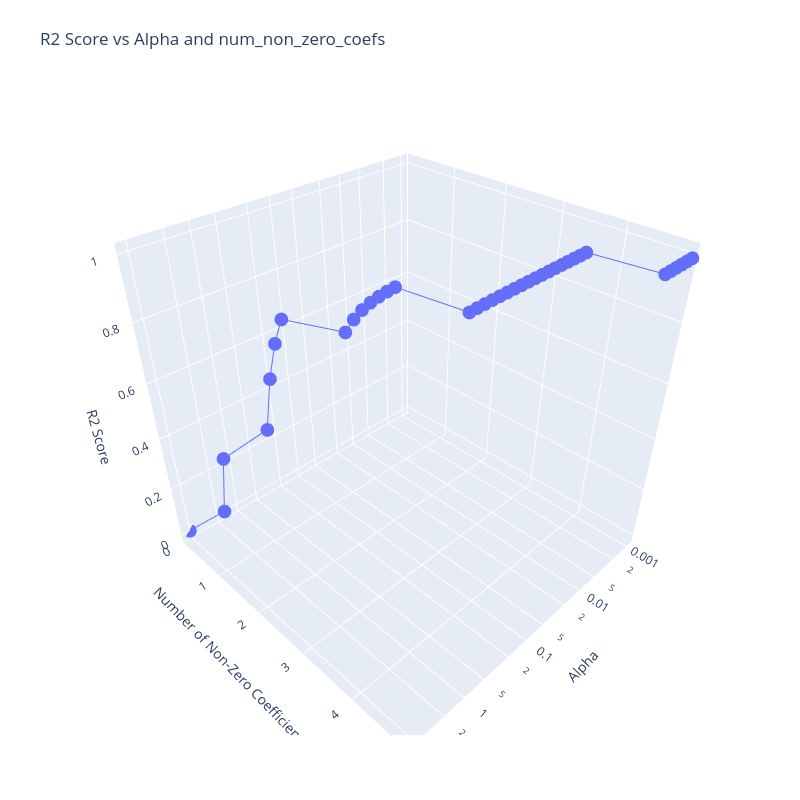

Here is the notebook cell this chart was saved with:
### Markdown cell above
### Optimising the LASSO Model

### Code cell
import numpy as np
from sklearn.linear_model import Lasso

alphas_tmp = range(-30, 20, 1)
alphas = [10 ** (i/10) for i in alphas_tmp]

output = pd.DataFrame(columns=['alpha', 'num_non_zero_coefs', 'r2_score'])
for alpha in alphas:
    lasso_model = Lasso(alpha=alpha).fit(X, y)
    num_non_zero_coefs = np.sum(lasso_model.coef_ != 0)
    #print(f"Alpha: {alpha}, Number of Non-Zero Coefficients: {num_non_zero_coefs}")
    #print(f"R2 score for alpha={alpha}: {lasso_model.score(X, y)}")
    output = pd.concat([output, pd.DataFrame({'alpha': [alpha], 'num_non_zero_coefs': [num_non_zero_coefs], 'r2_score': [lasso_model.score(X, y)]})], ignore_index=True)
    if num_non_zero_coefs == 0:
        print(f"All coefficients are zero for alpha={alpha}. Stopping the loop.")
        break

# Create a 3D scatter plot of the R2 scores as a function of alpha and num_non_zero_coefs
fig = go.Figure(data=[go.Scatter3d(z=output['r2_score'],
                         x=output['alpha'],
                         y=output['num_non_zero_coefs'])])

fig.update_layout(title='R2 Score vs Alpha and num_non_zero_coefs', autosize=False,
                  width=800, height=800,
                  margin=dict(l=65, r=50, b=65, t=90))
fig.update_layout(scene=dict(
                    yaxis=dict(range=[0,5]),
                    xaxis=dict(type='log'),
                    xaxis_title='Alpha',
                    yaxis_title='Number of Non-Zero Coefficients',
                    zaxis_title='R2 Score'))
fig.show()

### Figure 1 — Plotly figure (JSON) as saved in the notebook; plotly's stock layout.template omitted (floating-point values rounded to 4 significant figures)
{"data": [{"type": "scatter3d", "x": [0.001, 0.001259, 0.001585, 0.001995, 0.002512, 0.003162, 0.003981, 0.005012, 0.00631, 0.007943, 0.01, 0.01259, 0.01585, 0.01995, 0.02512, 0.03162, 0.03981, 0.05012, 0.0631, 0.07943, 0.1, 0.1259, 0.1585, 0.1995, 0.2512, 0.3162, 0.3981, 0.5012, 0.631, 0.7943, 1, 1.259, 1.585, 1.995, 2.512, 3.162, 3.981, 5.012], "y": [5, 5, 5, 5, 5, 5, 4, 4, 4, 4, 4, 4, 4, 4, 4, 4, 4, 4, 4, 4, 4, 4, 4, 4, 3, 3, 3, 3, 3, 3, 3, 2, 2, 2, 2, 1, 1, 0], "z": [0.9997, 0.9997, 0.9997, 0.9997, 0.9997, 0.9997, 0.9997, 0.9997, 0.9997, 0.9997, 0.9997, 0.9997, 0.9997, 0.9997, 0.9997, 0.9996, 0.9996, 0.9995, 0.9994, 0.9993, 0.9991, 0.9987, 0.9981, 0.9972, 0.9957, 0.9934, 0.9897, 0.9838, 0.9745, 0.9597, 0.9364, 0.8994, 0.8407, 0.7477, 0.6003, 0.3971, 0.2071, 0]}], "layout": {"autosize": false, "height": 800, "margin": {"b": 65, "l": 65, "r": 50, "t": 90}, "scene": {"xaxis": {"title": {"text": "Alpha"}, "type": "log"}, "yaxis": {"range": [0, 5], "title": {"text": "Number of Non-Zero Coefficients"}}, "zaxis": {"title": {"text": "R2 Score"}}}, "title": {"text": "R2 Score vs Alpha and num_non_zero_coefs"}, "width": 800}}
